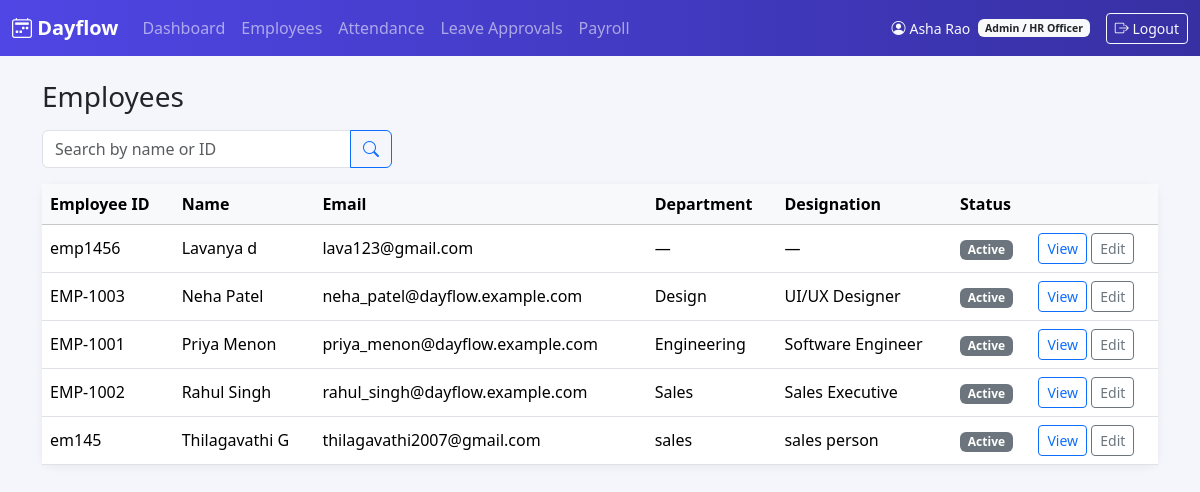
/profile/employees/ (signed in), run on the app's committed database.
### accounts/models.py (models this page shows, shortened)
class User(AbstractUser):
    class Role(models.TextChoices):
        ADMIN = 'ADMIN', 'Admin / HR Officer'
        EMPLOYEE = 'EMPLOYEE', 'Employee'
    employee_id = models.CharField(max_length=20, unique=True)
    email = models.EmailField(unique=True)
    role = models.CharField(max_length=10, choices=Role.choices, default=Role.EMPLOYEE)
    is_email_verified = models.BooleanField(default=False)
    USERNAME_FIELD = 'username'
    REQUIRED_FIELDS = ['email', 'employee_id']
    @property
    def is_admin_role(self):
        return self.role == self.Role.ADMIN

### employees/models.py (models this page shows, shortened)
class EmployeeProfile(models.Model):
    user = models.OneToOneField(settings.AUTH_USER_MODEL, on_delete=models.CASCADE, related_name='profile')
    phone = models.CharField(max_length=20, blank=True)
    address = models.TextField(blank=True)
    date_of_birth = models.DateField(null=True, blank=True)
    profile_picture = models.ImageField(upload_to=profile_picture_path, null=True, blank=True)
    department = models.CharField(max_length=100, blank=True)
    designation = models.CharField(max_length=100, blank=True)
    date_of_joining = models.DateField(null=True, blank=True)
    employment_status = models.CharField(
        max_length=20,
        choices=[('ACTIVE', 'Active'), ('ON_LEAVE', 'On Leave'), ('INACTIVE', 'Inactive')],
        default='ACTIVE',
    )
    manager = models.ForeignKey(
        settings.AUTH_USER_MODEL, on_delete=models.SET_NULL, null=True, blank=True,
        related_name='direct_reports',
    )
    updated_at = models.DateTimeField(auto_now=True)

### employees/views.py (the view, shortened to what this page needs)
# urls.py: path('employees/', views.employee_list, name='employee_list'),
@admin_required
def employee_list(request):
    query = request.GET.get('q', '').strip()
    employees = User.objects.filter(role=User.Role.EMPLOYEE).select_related('profile')
    return render(request, 'employees/employee_list.html', {
        'employees': employees.distinct().order_by('first_name', 'last_name'),
        'query': query,
    })

### templates/employees/employee_list.html (shortened to what this page needs)
{% extends "base.html" %}
{% block content %}
<div class="d-flex justify-content-between align-items-center mb-3">
    <h3 class="mb-0">Employees</h3>
</div>
<form method="get" class="mb-3">
    <div class="input-group" style="max-width: 350px;">
        <input type="text" name="q" value="{{ query }}" class="form-control" placeholder="Search by name or ID">
        <button class="btn btn-outline-primary" type="submit"><i class="bi bi-search"></i></button>
    </div>
</form>
<div class="card">
    <div class="table-responsive">
        <table class="table table-hover align-middle mb-0">
            <thead class="table-light">
                <tr>
                    <th>Employee ID</th>
                    <th>Name</th>
                    <th>Email</th>
                    <th>Department</th>
                    <th>Designation</th>
                    <th>Status</th>
                    <th></th>
                </tr>
            </thead>
            <tbody>
                {% for emp in employees %}
                <tr>
                    <td>{{ emp.employee_id }}</td>
                    <td>{{ emp.get_full_name|default:emp.username }}</td>
                    <td>{{ emp.email }}</td>
                    <td>{{ emp.profile.department|default:"—" }}</td>
                    <td>{{ emp.profile.designation|default:"—" }}</td>
                    <td><span class="badge bg-secondary">{{ emp.profile.get_employment_status_display }}</span></td>
                    <td>
                        <a href="{% url 'employees:employee_detail' emp.id %}" class="btn btn-sm btn-outline-primary">View</a>
                        <a href="{% url 'employees:employee_edit' emp.id %}" class="btn btn-sm btn-outline-secondary">Edit</a>
                    </td>
                </tr>
                {% empty %}
                <tr><td colspan="7" class="text-center text-muted py-4">No employees found.</td></tr>
                {% endfor %}
            </tbody>
        </table>
    </div>
</div>
{% endblock %}

### templates/base.html (shortened to what this page needs)
{% load static %}
<!DOCTYPE html>
<html lang="en">
<head>
    <link href="https://cdn.jsdelivr.net/npm/bootstrap@5.3.3/dist/css/bootstrap.min.css" rel="stylesheet">
    <link rel="stylesheet" href="https://cdn.jsdelivr.net/npm/bootstrap-icons@1.11.3/font/bootstrap-icons.css">
    <link rel="stylesheet" href="{% static 'css/dayflow.css' %}">
</head>
<body>
{% if user.is_authenticated %}
<nav class="navbar navbar-expand-lg navbar-dark dayflow-navbar">
    <div class="container-fluid">
        <a class="navbar-brand fw-bold" href="{% url 'dashboard:redirect' %}">
            <i class="bi bi-calendar2-week"></i> Dayflow
        </a>
        <div class="collapse navbar-collapse" id="navMenu">
            <ul class="navbar-nav me-auto mb-2 mb-lg-0">
                {% if user.is_admin_role %}
                <li class="nav-item"><a class="nav-link" href="{% url 'dashboard:admin_dashboard' %}">Dashboard</a></li>
                <li class="nav-item"><a class="nav-link" href="{% url 'employees:employee_list' %}">Employees</a></li>
                <li class="nav-item"><a class="nav-link" href="{% url 'attendance:all_attendance' %}">Attendance</a></li>
                <li class="nav-item"><a class="nav-link" href="{% url 'leaves:all_leaves' %}">Leave Approvals</a></li>
                <li class="nav-item"><a class="nav-link" href="{% url 'payroll:payroll_overview' %}">Payroll</a></li>
                {% endif %}
            </ul>
            <ul class="navbar-nav">
                <li class="nav-item d-flex align-items-center text-light small me-3">
                    <i class="bi bi-person-circle me-1"></i> {{ user.get_full_name|default:user.username }}
                    <span class="badge bg-light text-dark ms-2">{{ user.get_role_display }}</span>
                </li>
                <li class="nav-item">
                    <form method="post" action="{% url 'accounts:logout' %}" class="d-inline">
                        <button type="submit" class="btn btn-outline-light btn-sm">
                            <i class="bi bi-box-arrow-right"></i> Logout
                        </button>
                    </form>
                </li>
            </ul>
        </div>
    </div>
</nav>
{% endif %}
<div class="container my-4">
    {% block content %}{% endblock %}
</div>
</body>
</html>

### static/css/dayflow.css (style rules this page uses)
:root { --dayflow-primary: #4f46e5; --dayflow-primary-dark: #3730a3; --dayflow-accent: #14b8a6; --dayflow-bg: #f5f6fb; }
body { background-color: var(--dayflow-bg); font-family: 'Segoe UI', system-ui, -apple-system, sans-serif; }
.dayflow-navbar { background: linear-gradient(90deg, var(--dayflow-primary), var(--dayflow-primary-dark)); }
.card { border: none; border-radius: 0.75rem; box-shadow: 0 2px 10px rgba(0, 0, 0, 0.06); }

### data on the page
User: get_full_name "Asha Rao", role "Admin / HR Officer"
User: employee_id "emp1456", get_full_name "Lavanya d", email "lava123@gmail.com", profile.department "—", profile.designation "—", profile.employment_status "Active"
User: employee_id "EMP-1003", get_full_name "Neha Patel", email "neha_patel@dayflow.example.com", profile.department "Design", profile.designation "UI/UX Designer", profile.employment_status "Active"
User: employee_id "EMP-1001", get_full_name "Priya Menon", email "priya_menon@dayflow.example.com", profile.department "Engineering", profile.designation "Software Engineer", profile.employment_status "Active"
User: employee_id "EMP-1002", get_full_name "Rahul Singh", email "rahul_singh@dayflow.example.com", profile.department "Sales", profile.designation "Sales Executive", profile.employment_status "Active"
User: employee_id "em145", get_full_name "Thilagavathi G", email "thilagavathi2007@gmail.com", profile.department "sales", profile.designation "sales person", profile.employment_status "Active"
